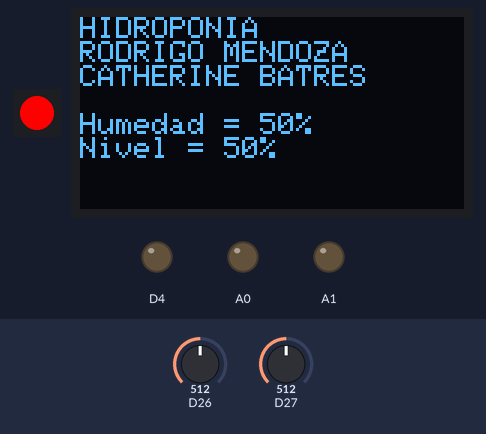
A sketch run on a simulated Arduino Zero (SAMD21). Parts: 1 RGB LEDs in strip order, left to right, 128×64 one-colour display, output pins drawn as LEDs (lit = HIGH). Inputs (shaded band) come from the test bench; at power-on: D26 = 512, D27 = 512 (analog values on the 0–1023 scale). What the sketch prints to the serial monitor is not drawn.

Above: at 2.8 s.
2.9 s: D26 set to 662
At 5.3 s:
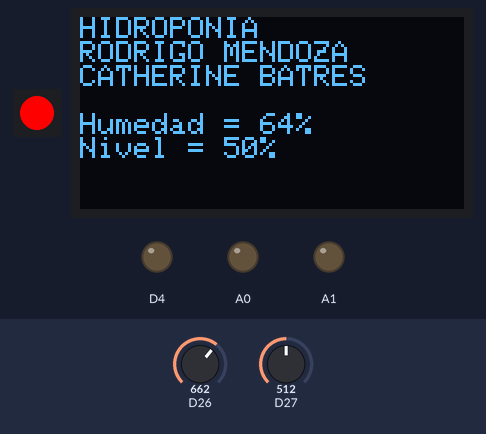
5.6 s: D26 set to 684
At 6.7 s:
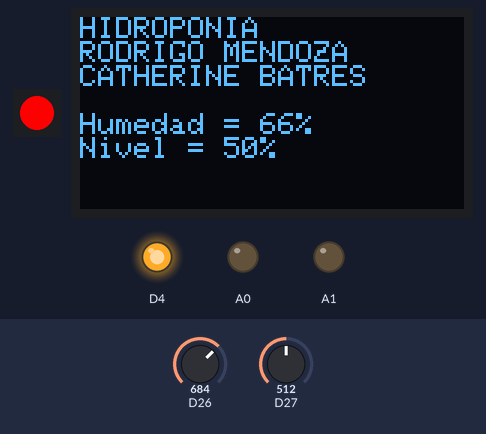
8.3 s: D27 set to 536
At 10.5 s:
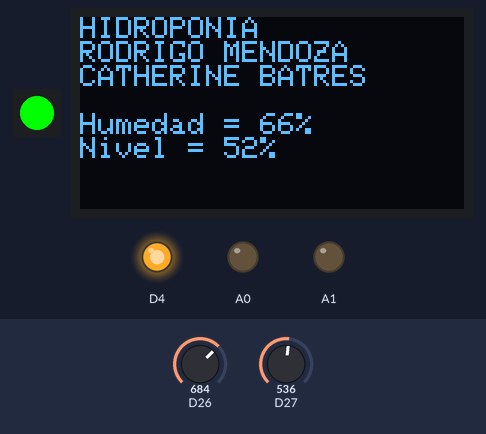
11.6 s: D26 set to 511
At 12.9 s:
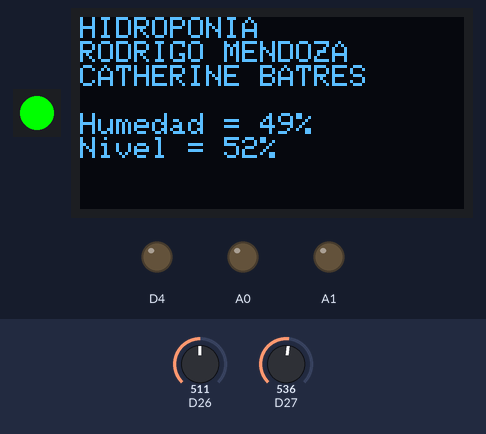
14.3 s: D27 set to 511
At 16.7 s:
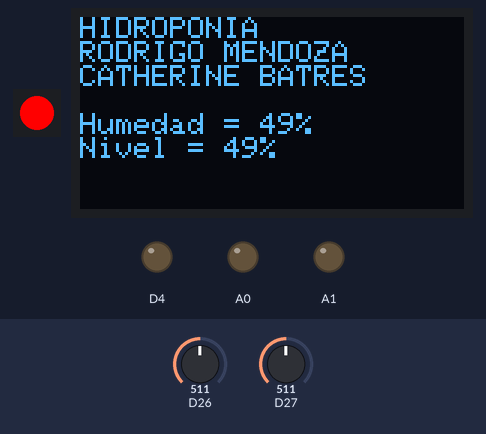
17.7 s: D27 set to 306
At 19.2 s:
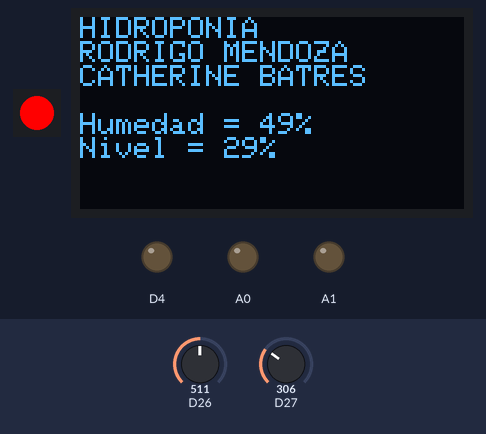
Timing chart, 0 to 20.7 s (numbered marks = the images above; inputs shaded):
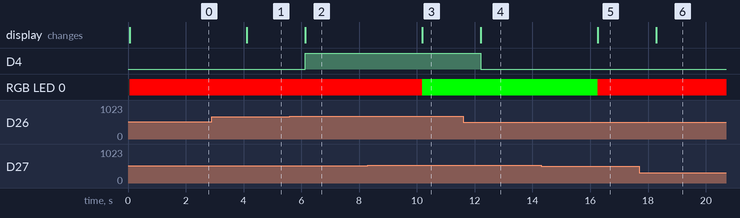

Measured:
- the behaviour switches between 675 and 676 on D26 (found by bisection; images 1 and 2)
- the behaviour switches between 522 and 523 on D27 (found by bisection; images 2 and 3)
- after the input at 2.9 s, the display: changes after 1.2 s (image 1)
- after the input at 5.6 s, D4: LOW → HIGH after 0.53 s; the display: changes after 0.53 s (image 2)
- after the input at 8.3 s, RGB LED 0: RGB(255, 0, 0) → RGB(0, 255, 0) after 1.9 s; the display: first changes after 1.9 s (image 3 shows a later state)
- after the input at 11.6 s, D4: HIGH → LOW after 0.61 s; the display: changes after 0.61 s (image 4)
- after the input at 14.3 s, RGB LED 0: RGB(0, 255, 0) → RGB(255, 0, 0) after 2.0 s; the display: first changes after 2.0 s (image 5 shows a later state)
- after the input at 17.7 s, the display: changes after 0.59 s (image 6)

The sketch:

Software.ino
```cpp
#include <Adafruit_NeoPixel.h>
#include <SPI.h>
#include <Wire.h>
#include <Adafruit_GFX.h>
#include <Adafruit_SH1106.h>

#define OLED_SDA 21
#define OLED_SCL 22

Adafruit_SH1106 display(21, 22);


int NUM_LEDS=1;
int PIN = 2;

Adafruit_NeoPixel pixels(NUM_LEDS, PIN, NEO_GRB + NEO_KHZ800);

void setup() {
  // initialize serial communication at 115200 bits per second:
  Serial.begin(115200);
  pixels.begin();
  pixels.clear();
  pinMode(4, OUTPUT);
  pinMode(14, OUTPUT);
  pinMode(15, OUTPUT);
  display.begin(SH1106_SWITCHCAPVCC, 0x3C);
  display.clearDisplay();

  //set the resolution to 12 bits (0-4096)
  analogReadResolution(12);
}

void loop() {
  // read the analog / millivolts value for pin 2:
  int Humedad = analogRead(12);
  int flujo = analogRead(13);
  int h=map(Humedad,0,4095,0,100);
  int n=map(flujo,0,4095,0,100);

  display.setTextSize(1.5);
  display.setTextColor(WHITE);
  display.setCursor(0,0);
  display.println("HIDROPONIA");
  display.println("RODRIGO MENDOZA");
  display.println("CATHERINE BATRES");
  display.println("");

  display.print("Humedad = ");
  display.print(h);
  display.println("%");
  display.print("Nivel = ");
  display.print(n);
  display.println("%");
  display.display();

  if(n> 50){
    pixels.setPixelColor(0, pixels.Color(0, 255, 0));
    pixels.show();
  }else{
    pixels.setPixelColor(0, pixels.Color(255, 0, 0));
  pixels.show();
    }

   if(h> 65){
    digitalWrite(4, HIGH);
  }else{
    digitalWrite(4, LOW);
    }

  // print out the values you read:
  Serial.print("Humedad = ");
  Serial.print(h);
  Serial.println("%");
  Serial.print("Nivel = ");
  Serial.print(n);
  Serial.println("%");

  delay(2000);
  display.clearDisplay();
}
```
